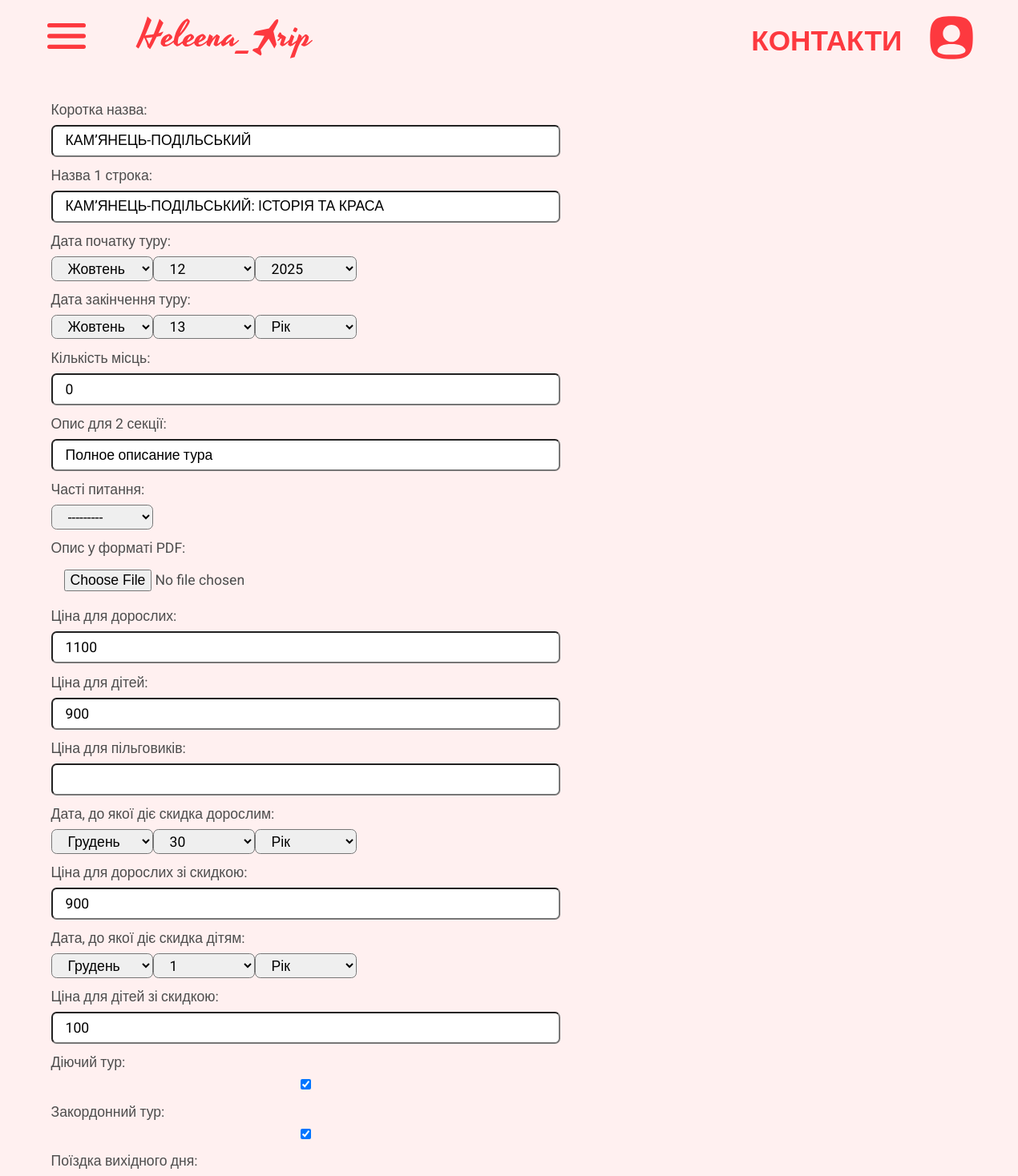
/change_tour/3/ (signed in, upper part), run on an earlier commit of the app's database.
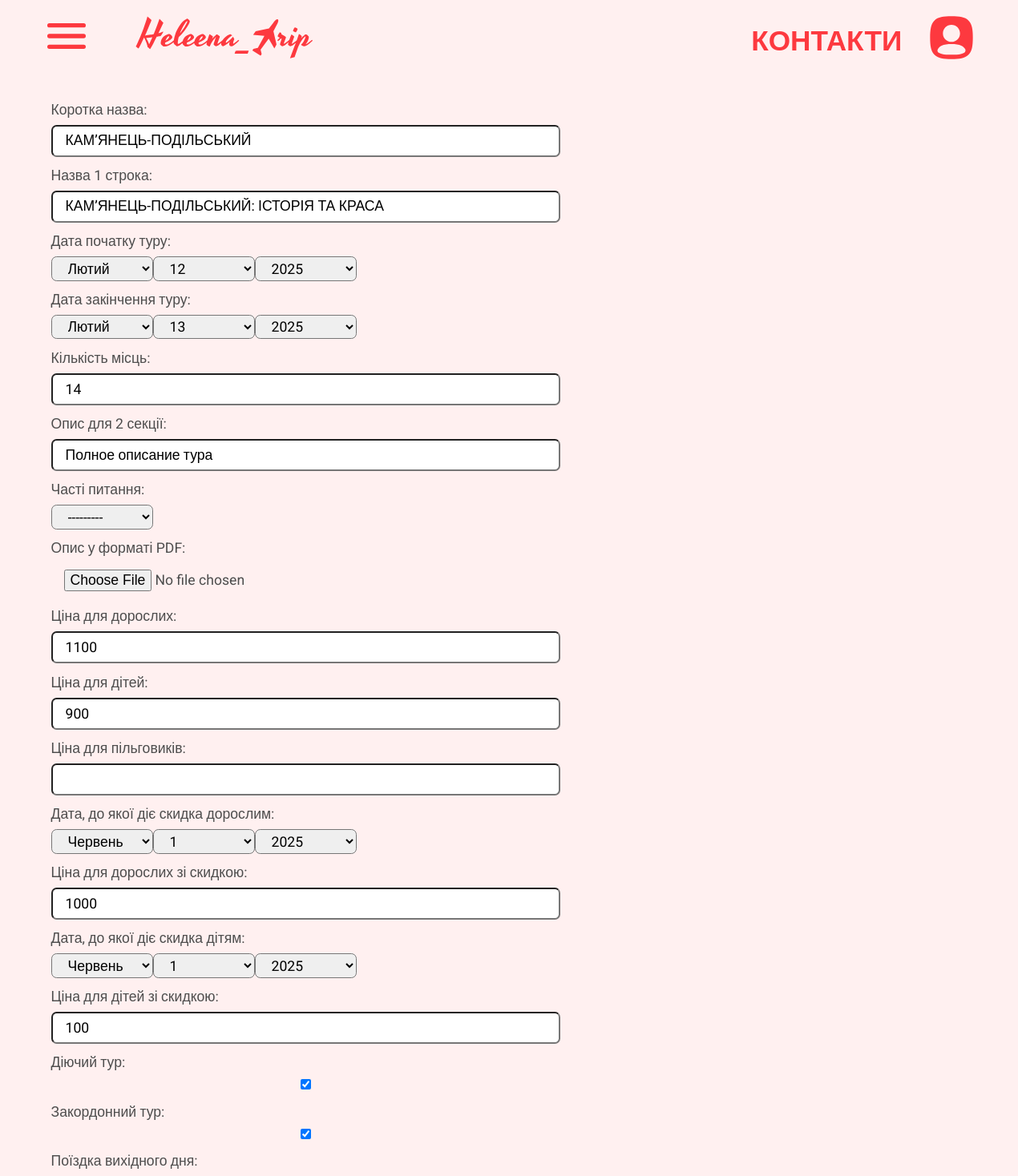
And on a later commit of the database.
### trip/models.py (models this page shows, shortened)
class Tour(models.Model):
    title = models.CharField(null=True, max_length=50, verbose_name="Коротка назва")
    title1 = models.CharField(null=True, max_length=50, verbose_name="Назва 1 строка")
    dateStart = models.DateField(null=True, verbose_name="Дата початку туру")
    dateEnd = models.DateField(null=True, blank=True, verbose_name="Дата закінчення туру")
    seats = models.DecimalField(null=True, default=0, max_digits=9, decimal_places=0, verbose_name="Кількість місць")
    description = models.TextField(max_length=1000, verbose_name="Опис для 2 секції")
    faq = models.ForeignKey('Faq', on_delete=models.PROTECT, null=True, blank=True, verbose_name="Часті питання")
    descriptionPdf = models.FileField(null=True, blank=True, upload_to="pdfs/", verbose_name="Опис у форматі PDF")
    currency = models.ForeignKey('Currency', on_delete=models.PROTECT, null=True, blank=True, verbose_name="Валюта")
    priceAdult = models.CharField(null=True, blank=True, max_length=15, verbose_name="Ціна для дорослих")
    priceChild = models.CharField(null=True, blank=True, max_length=15, verbose_name="Ціна для дітей")
    pricePensioner = models.CharField(null=True, blank=True, max_length=15, verbose_name="Ціна для пільговиків")
    dateBeforeAdult = models.DateField(null=True, blank=True, verbose_name="Дата, до якої діє скидка дорослим")
    dateBeforeChild = models.DateField(null=True, blank=True, verbose_name="Дата, до якої діє скидка дітям")
    priceAdultBefore = models.CharField(null=True, blank=True, max_length=15, verbose_name="Ціна для дорослих зі скидкою")
    priceChildBefore = models.CharField(null=True, blank=True, max_length=15, verbose_name="Ціна для дітей зі скидкою")
    isActive = models.BooleanField(null=True, default=True, verbose_name="Діючий тур")
    isOutside = models.BooleanField(null=True,default=True, verbose_name="Закордонний тур")
    isOneDay = models.BooleanField(null=True,default=False, verbose_name="Поїздка вихідного дня")
    isPartner = models.BooleanField(null=True,default=False, verbose_name="Поїздка від партнерів")
    background1 = models.ImageField(null=True, upload_to="photos/", verbose_name="Фон банера")
    background2 = models.ImageField(null=True, upload_to="photos/", verbose_name="Фон вартості")
    background3 = models.ImageField(null=True, upload_to="photos/", verbose_name="Фон інших турів")
    class Meta:
        ordering = [
            Case(
                When(dateStart=None, then=Value(1)),
                When(dateStart__lt=date.today(), then=Value(2)),
                default=Value(0),
                output_field=models.IntegerField()
            ),
            'dateStart',
        ]

class Faq(models.Model):
    title = models.CharField(null=True, max_length=150, verbose_name="Часті питання")
    def __str__(self):
        return self.title
    class Meta:
        ordering = ['title']

### trip/views.py (the view)
# urls.py: path('change_tour/<int:tour_id>/', change_tour, name='change_tour'),
def change_tour(request, tour_id):
    tour = get_object_or_404(Tour, id=tour_id)
    pagetitle = 'Редагувати тур: ' + str(tour.title)
    try:
        old_description_path = tour.descriptionPdf.path
    except:
        old_description_path = None
    old_image_path1 = tour.background1.path
    old_image_path2 = tour.background2.path
    old_image_path3 = tour.background3.path
    if request.method == 'POST':
        form = TourForm(request.POST, request.FILES, instance=tour)
        if form.is_valid():
            new_description = form.cleaned_data['descriptionPdf']
            new_background1 = form.cleaned_data['background1']
            new_background2 = form.cleaned_data['background2']
            new_background3 = form.cleaned_data['background3']
            form.save()
            if old_description_path:
                if tour.descriptionPdf and tour.descriptionPdf != new_description:  # Проверяем, есть ли старое изображение и оно не совпадает с новым
                    os.remove(old_description_path)  # Удаляем старое изображение из файловой системы
            if tour.background1 and tour.background1 != new_background1:  # Проверяем, есть ли старое изображение и оно не совпадает с новым
                if os.path.basename(old_image_path1) != 'default_image.jpg':
                    os.remove(old_image_path1)  # Удаляем старое изображение из файловой системы
            if tour.background2 and tour.background2 != new_background2:  # Проверяем, есть ли старое изображение и оно не совпадает с новым
                if os.path.basename(old_image_path2) != 'default_image.jpg':
                    os.remove(old_image_path2)  # Удаляем старое изображение из файловой системы
            if tour.background3 and tour.background3 != new_background3:  # Проверяем, есть ли старое изображение и оно не совпадает с новым
                if os.path.basename(old_image_path3) != 'default_image.jpg':
                    os.remove(old_image_path3)  # Удаляем старое изображение из файловой системы
            return redirect('edit_tour', tour.pk)
    else:
        form = TourForm(instance=tour)
    return render(request, 'trip/change_obj.html', {'form': form, 'tour': tour, 'pagetitle': pagetitle})

### trip/forms.py
class TourForm(forms.ModelForm):
    class Meta:
        model = Tour
        fields = ('title', 'title1', 'dateStart', 'dateEnd', 'seats',
                  'description', 'faq', 'descriptionPdf',
                  'priceAdult', 'priceChild', 'pricePensioner',
                  'dateBeforeAdult', 'priceAdultBefore', 'dateBeforeChild', 'priceChildBefore',
                  'isActive', 'isOutside', 'isOneDay', 'isPartner',
                  'background1', 'background2', 'background3')
        widgets = {
            'isActive': forms.CheckboxInput(),
            'isOutside': forms.CheckboxInput(),
            'isOneDay': forms.CheckboxInput(),
            'dateStart': forms.SelectDateWidget(empty_label=("Рік", "Місяць", "День")),
            'dateEnd': forms.SelectDateWidget(empty_label=("Рік", "Місяць", "День")),
            'dateBeforeAdult': forms.SelectDateWidget(empty_label=("Рік", "Місяць", "День")),
            'dateBeforeChild': forms.SelectDateWidget(empty_label=("Рік", "Місяць", "День")),
            'description': CKEditorWidget(),
        }

### trip/templates/trip/change_obj.html (shortened to what this page needs)
{% extends 'base.html' %}
{% load static %}
{% block main %}
{% if user.username == "helentrip" %}
    <div class="form-admin">
        <form class="form-container" method="post" enctype="multipart/form-data">
            {{ form.as_p }}
        </form>
    </div>
{% else %}
<a href={% url "user_login" %} class="btn background-white">АВТОРИЗУЙТЕСЬ</a>
{% endif %}
{% endblock %}

What changed in the data, as far as the page shows it:
changed Tour "КАМ’ЯНЕЦЬ-ПОДІЛЬСЬКИЙ: ІСТОРІЯ ТА КРАСА": seats "0" → "14"; priceAdultBefore "900" → "1000"
Also different on the page:
form field as_p: "Жовтень" → "Лютий"
form field as_p: "Рік" → "2025"
form field as_p: "Грудень" → "Червень"
form field as_p: "30" → "1"
